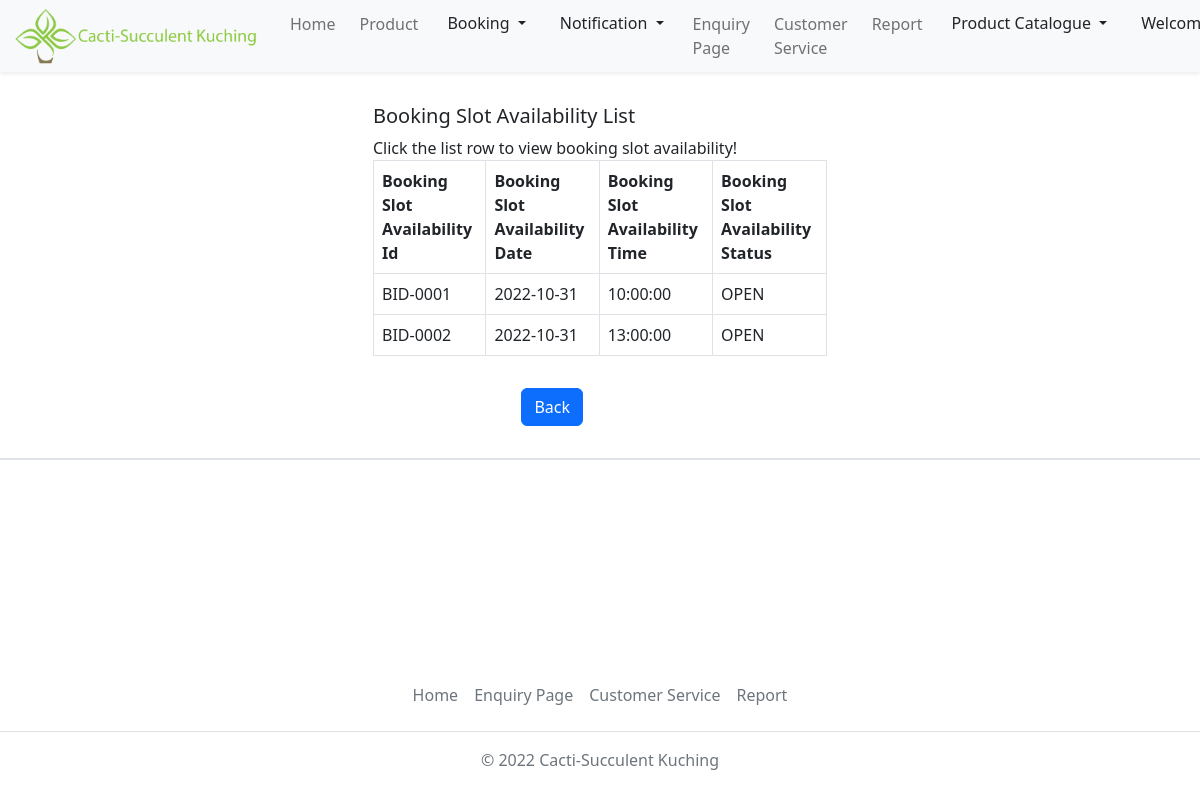
/admin/searchBookingSlotAvailability.php (signed in), run on the app's committed database.
### tables this page shows
CREATE TABLE `tblbookingslot` (
  `bookingSlotId` varchar(15) NOT NULL,
  `bookingSlotDate` date DEFAULT NULL,
  `bookingSlotTime` time DEFAULT NULL,
  `bookingSlotTimeNotif` time DEFAULT NULL,
  `bookingSlotStatus` varchar(10) DEFAULT NULL,
  `create_on` timestamp NOT NULL DEFAULT current_timestamp() ON UPDATE current_timestamp()
);

### admin/searchBookingSlotAvailability.php (the view, shortened to what this page needs)
<?php
    include('../Account.php');
?>
<!DOCTYPE html>
<html lang="en">
    <head>
        <link rel="stylesheet" href="..\styles\homepage.css">
        <link href="https://cdn.jsdelivr.net/npm/bootstrap@5.2.2/dist/css/bootstrap.min.css" rel="stylesheet">
    </head>
<body>
<nav class="navbar navbar-expand-lg">
    <div class="container-fluid fixed-top shadow-sm bg-light">
        <a class="navbar-brand" href="admin.php">
            <img src="..\images\logo.png" alt="logo" style="width:250px;" class="rounded-pill">
        </a>
        <div class="collapse navbar-collapse justify-content-end" id="collapsibleNavbar">
            <ul class="navbar-nav">
                <li class="nav-item p-1">
                    <a class="nav-link" href="admin.php">Home</a>
                </li>
                <li class="nav-item p-1">
                    <a class="nav-link" href="#">Product</a>
                </li>
                <li class="nav-item p-1">
                    <div class="dropdown">
                        <button class="btn dropdown-toggle" type="button" data-bs-toggle="dropdown" aria-expanded="false">
                             Booking
                        </button>
                    </div>
                </li>
                <li class="nav-item p-1">
                    <div class="dropdown">
                        <button class="btn dropdown-toggle" type="button" data-bs-toggle="dropdown" data-bs-auto-close="false" aria-expanded="false">
                             Notification
                        </button>
                    </div>
                </li>
                <li class="nav-item p-1">
                    <a class="nav-link" href="enquiryManage.php">Enquiry Page</a>
                </li>
                <li class="nav-item p-1">
                    <a class="nav-link" href="admincustomerservice.php">Customer Service</a>
                </li>
                <li class="nav-item p-1">
                    <a class="nav-link" href="#">Report</a>
                </li>
                <li class="nav-item p-1">
                    <div class="dropdown">
                        <button class="btn dropdown-toggle" type="button" data-bs-toggle="dropdown" aria-expanded="false">
                             Product Catalogue
                        </button>
                    </div>
                </li>
                <li class="nav-item p-1">
                    <div class="dropdown">
                        <button class="btn dropdown-toggle" type="button" data-bs-toggle="dropdown" aria-expanded="false">
                             Welcome Back, <?php echo $_SESSION['user']['username']; ?>!
                        </button>
                    </div>
                </li>
            </ul>
        </div>
    </div>
</nav>
<?php
	$SQL = "SELECT * FROM tblBookingSlot";
	$Result = mysqli_query($con, $SQL);
	if(mysqli_num_rows($Result) > 0)
	{
	?>
		<div class="row">
			<div class="form-group row col-md-5 p-3 mx-auto">
				<h5>
					<?php if($_GET['Id'] == "E") echo "Edit Booking Slot Availability";
						else echo "Booking Slot Availability List"; ?>
				</h5>
                <div class="callout callout-warning">
				 <?php
				 	if($_GET["Id"] == "E")	echo "<span>Click the list row to edit booking slot availability!</span>";
		 			else echo "<span>Click the list row to view booking slot availability!</span>";  ?>
                </div>
         		<br/>
				<form class="contact100-form validate-form" method="POST">
					<table id="example" class="table table-bordered table-hover">
				 		<thead>
                			<tr>
            					<th>Booking Slot Availability Id</th>
								<th>Booking Slot Availability Date</th>
								<th>Booking Slot Availability Time</th>
								<th>Booking Slot Availability Status</th>
           					</tr>
                  		</thead>
                		<tbody>
						<?php
							for($i = 0; $i < mysqli_num_rows($Result); $i++)
							{
								$RecRow = mysqli_fetch_array($Result);
								echo "<tr class = \"Row\"";
								if($_GET['Id'] == "E")
								echo "onclick = \"location = 'addBookingSlotAvailability.php?Id=".$RecRow['bookingSlotId']."'\"";
								else echo  "onclick = \"location = 'viewBookingSlotAvailability.php?Id=".$RecRow['bookingSlotId']."'\"";
								echo ">";
								echo "<td>".$RecRow['bookingSlotId']."</td>";
								echo "<td>".$RecRow['bookingSlotDate']."</td>";
								echo "<td>".$RecRow['bookingSlotTime']."</td>";
								echo "<td>".$RecRow['bookingSlotStatus']."</td>";
								echo "</tr>";
							}
						?>
					  	</tbody>
					</table>
				</form>
				<div class="row">
					<div class="form-group row col-md-5 p-3 mx-auto">
						<div class="col-md-7">
						    <button type="submit" class="btn btn-primary" onclick="history.back()">
							    Back
						    </button>
                        </div>
					</div>
				</div>
			</div>
		</div>
	<?php
	}
?>
</body>
</html>
<div class="container-fluid border" style="width: 100%;">
  <footer class="py-1 my-2 fixed-bottom">
  <ul class="nav justify-content-center border-bottom pb-3 mb-3">
      <li class="nav-item"><a href="admin.php" class="nav-link px-2 text-muted">Home</a></li>
      <li class="nav-item"><a href="viewEnquiry.php" class="nav-link px-2 text-muted">Enquiry Page</a></li>
      <li class="nav-item"><a href="admincustomerservice.php" class="nav-link px-2 text-muted">Customer Service</a></li>
      <li class="nav-item"><a href="#" class="nav-link px-2 text-muted">Report</a></li>
    </ul>
    <p class="text-center text-muted">© 2022 Cacti-Succulent Kuching</p>
  </footer>
</div>

### data on the page
tblbookingslot: bookingSlotId "BID-0001", bookingSlotDate "2022-10-31", bookingSlotTime "10:00:00", bookingSlotStatus "OPEN"
tblbookingslot: bookingSlotId "BID-0002", bookingSlotDate "2022-10-31", bookingSlotTime "13:00:00", bookingSlotStatus "OPEN"
